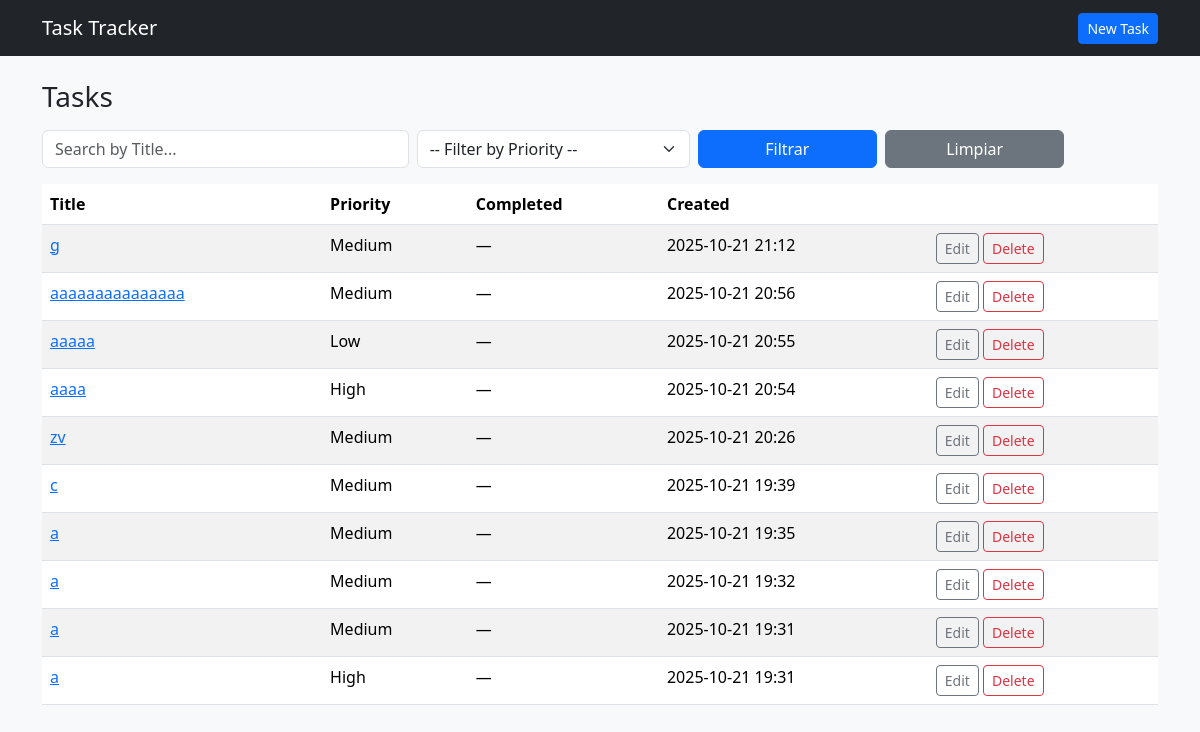
Page /tasks/ on the earlier database version.
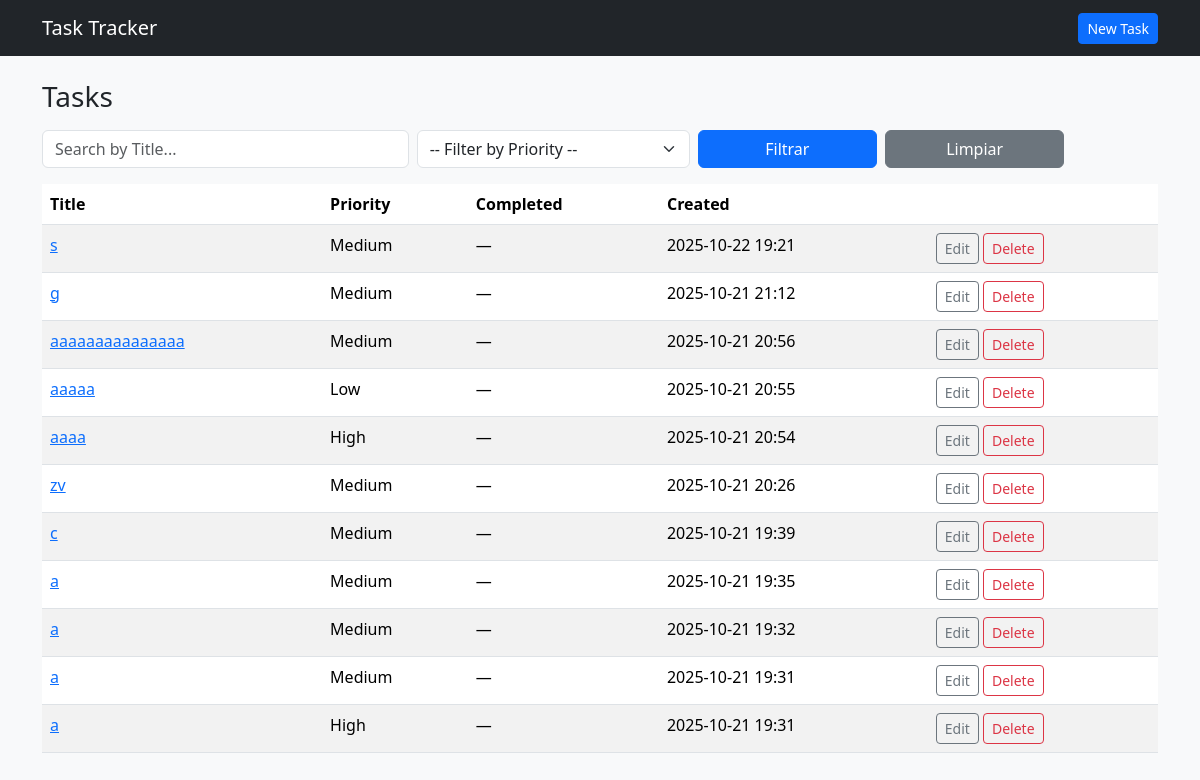
Same page on the later database version.
### tasks/models.py (models this page shows, shortened)
class Task(models.Model):
    PRIORITY_LOW = 'low'
    PRIORITY_MEDIUM ='medium'
    PRIORITY_HIGH = 'high'
    PRIORITY_CHOICES = [
        (PRIORITY_LOW, 'Low'),
        (PRIORITY_MEDIUM, 'Medium'),
        (PRIORITY_HIGH, 'High'),
    ]
    title = models.CharField(max_length=100)
    description = models.TextField(blank=True)
    priority = models.CharField(max_length=10, choices=PRIORITY_CHOICES, default=PRIORITY_MEDIUM)
    is_completed = models.BooleanField(default=False)
    created_at = models.DateTimeField(auto_now_add=True)

### tasks/views.py (the view)
# urls.py: path("tasks/",views.task_list, name = "task_list"),
def task_list(request):
    tasks = Task.objects.all().order_by('-created_at')
    search_query = request.GET.get('search', '')
    priority_filter = request.GET.get('priority', '')
    if search_query:
        tasks = tasks.filter(title__icontains=search_query)
    if priority_filter:
        tasks = tasks.filter(priority=priority_filter)
    context = {
        'tasks': tasks,
        'search_query': search_query,
        'priority_filter': priority_filter,
    }
    return render(request, 'tasks_list.html', context)

### tasks/templates/tasks_list.html (shortened to what this page needs)
{% extends "base.html" %}
{% block content %}
<h1 class="h3 mb-3">Tasks</h1>
{% if tasks %}
<div class="mb-3" >
  <form method="get" class="form-inline">
    <div class="row g-2">
      <div class="col-md-4">
        <input type="text" name="search" class="form-control" placeholder="Search by Title..." value="{{ search_query }}">
      </div>
      <div class="col-md-3">
        <select name="priority" class="form-select">
          <option value="">-- Filter by Priority --</option>
        </select>
      </div>
      <div class="col-md-2">
        <button type="submit" class="btn btn-primary w-100">Filtrar</button>
      </div>
      <div class="col-md-2">
        <a href="{% url 'task_list' %}" class="btn btn-secondary w-100">Limpiar</a>
      </div>
    </div>
  </form>
</div>
    <div class="table-responsive">
        <table class="table table-striped aling-middle">
            <thead>
                <tr>
                   <th>Title</th>
                   <th>Priority</th>
                   <th>Completed</th>
                   <th>Created</th>
                   <th></th>
                </tr>
            </thead>
            <tbody>
                {% for t in tasks %}
                <tr>
                    <td><a href="{% url 'task_detail' t.pk %}">{{ t.title }}</a></td>
                    <td>{{t.get_priority_display }}</td>
                    <td>{% if t.is_completed %} OK {% else %}—{% endif %}</td>
                    <td>{{t.created_at|date:"Y-m-d H:i"}}</td>
                    <td>
                        <a class="btn btn-sm btn-outline-secondary" href="{% url 'task_update' t.pk%}">Edit</a>
                        <a class="btn btn-sm btn-outline-danger" href="{% url 'task_delete' t.pk %}">Delete</a>
                    </td>
                </tr>
                {% endfor %}
            </tbody>
        </table>
    </div>
{% else %}
    <div class="alert alert-info">No tasks yet. <a href="{% url 'task_create' %}">Create one</a>.</div>
{% endif %}
{% endblock %}

Differences in the rows shown:
added Task: title "s", priority "Medium", created_at "2025-10-22 19:21"
